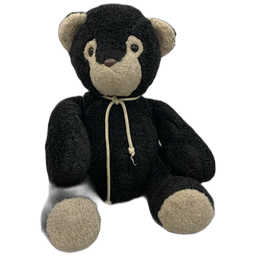
#> input picture assets/bear_front.png, 256 x 256 px; its folder holds only this picture in this run
$ python slice_bear.py
#> lines starting #> are read from the running program, lines starting #| are printed output that depends on the picture
"""Slice a transparent bear PNG into upper-body and legs layers for 2D cutout rigging."""
from pathlib import Path
from PIL import Image
import numpy as np

import sys
HERE = Path(__file__).parent
NAME = sys.argv[1] if len(sys.argv) > 1 else "bear"
IN_PATH = HERE / "assets" / f"{NAME}_front.png"
OUT_DIR = HERE / "assets"

# Cut roughly at the waistline. Find the row in the middle 40% with the
# narrowest band of non-transparent pixels — that's our waist.
img = Image.open(IN_PATH).convert("RGBA")
#> img is the input picture: PIL image 256x256 RGBA; mean R, G, B, A 24.2, 23.4, 20.3, 105.6
alpha = np.array(img.split()[-1])
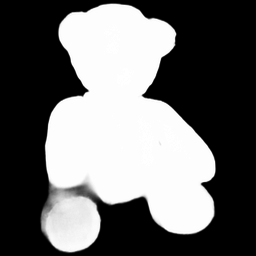
#> alpha: shape (256, 256); min 0, max 255, mean 105.6
h, w = alpha.shape
#> h = 256; w = 256
top, bot = int(h * 0.45), int(h * 0.75)
#> top = 115; bot = 192
band_widths = []
for y in range(top, bot):
    cols = np.where(alpha[y] > 20)[0]
    band_widths.append(cols.size if cols.size else 1e9)
#> after the loop, band_widths = 77 values, max 171 at index 45, min 130 at index 0, mean 158.2
cut_y = top + int(np.argmin(band_widths))
#> cut_y = 115
overlap = 12  # px overlap so the seam is hidden

# Upper layer: top of image down to cut_y + overlap, rest transparent (kept on same canvas size).
upper = Image.new("RGBA", img.size, (0, 0, 0, 0))
#> upper: PIL image 256x256 RGBA; every value is 0
upper.paste(img.crop((0, 0, w, cut_y + overlap)), (0, 0))
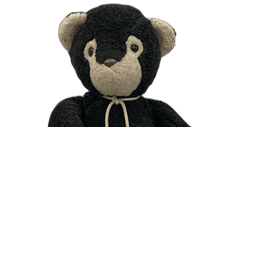
#> upper: PIL image 256x256 RGBA; mean R, G, B, A 10.7, 10.3, 9, 45; transparent parts drawn white

# Lower layer: cut_y - overlap to bottom, kept on same canvas size so positions match.
lower = Image.new("RGBA", img.size, (0, 0, 0, 0))
lower_slice = img.crop((0, cut_y - overlap, w, h))
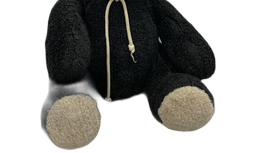
#> lower_slice: PIL image 256x153 RGBA; mean R, G, B, A 24.6, 23.9, 20.9, 121.2; transparent parts drawn white
lower.paste(lower_slice, (0, cut_y - overlap))
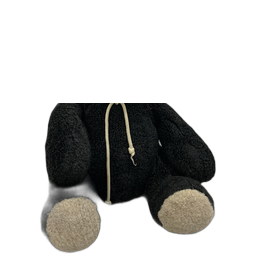
#> lower: PIL image 256x256 RGBA; mean R, G, B, A 14.7, 14.3, 12.5, 72.4; transparent parts drawn white

upper.save(OUT_DIR / f"{NAME}_upper.png")
lower.save(OUT_DIR / f"{NAME}_legs.png")
print(f"cut at y={cut_y} of {h}; wrote {NAME}_upper.png and {NAME}_legs.png")
#| cut at y=115 of 256; wrote bear_upper.png and bear_legs.png
